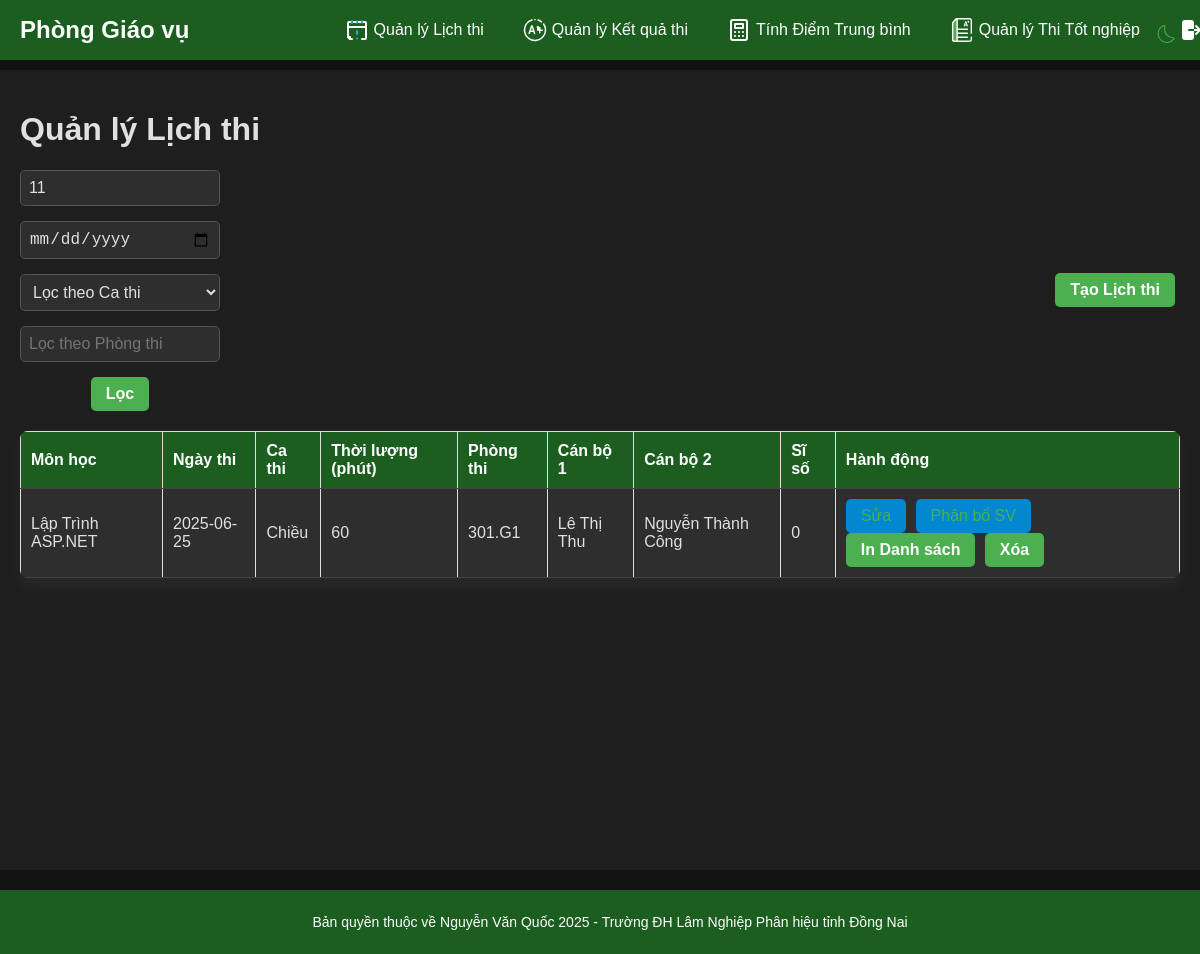
/manage_exam_schedule.php?subject_filter=11 (signed in), run on the app's committed database.
### tables this page shows
CREATE TABLE ExamSchedules (
    scheduleID INTEGER PRIMARY KEY AUTOINCREMENT,
    subjectID INTEGER NOT NULL,
    roomID INTEGER NOT NULL,
    teacherID1 INTEGER NOT NULL,
    teacherID2 INTEGER NOT NULL,
    examDate DATE NOT NULL,
    examShift TEXT NOT NULL,
    duration INTEGER NOT NULL,
    FOREIGN KEY (subjectID) REFERENCES Subjects(subjectID),
    FOREIGN KEY (roomID) REFERENCES ExamRooms(roomID),
    FOREIGN KEY (teacherID1) REFERENCES Teachers(teacherID),
    FOREIGN KEY (teacherID2) REFERENCES Teachers(teacherID)
);

CREATE TABLE Subjects (
    subjectID INTEGER PRIMARY KEY AUTOINCREMENT,
    subjectName TEXT NOT NULL
);

### manage_exam_schedule.php (the view, shortened to what this page needs)
<?php
$db = new SQLite3('data.db');
$whereClause = [];
$filters = [];
if (isset($_GET['subject_filter']) && $_GET['subject_filter'] != '') {
    $whereClause[] = "ExamSchedules.subjectID = :subjectID";
    $filters[':subjectID'] = (int)$_GET['subject_filter'];
}
$query = "SELECT ExamSchedules.*, Subjects.subjectName, ExamRooms.roomName,
          t1.fullName AS teacher1Name, t2.fullName AS teacher2Name,
          (SELECT COUNT(*) FROM ExamSchedule_Student ess WHERE ess.scheduleID = ExamSchedules.scheduleID) AS student_count
          FROM ExamSchedules
          JOIN Subjects ON ExamSchedules.subjectID = Subjects.subjectID
          JOIN ExamRooms ON ExamSchedules.roomID = ExamRooms.roomID
          JOIN Teachers t1 ON ExamSchedules.teacherID1 = t1.teacherID
          JOIN Teachers t2 ON ExamSchedules.teacherID2 = t2.teacherID";
if (!empty($whereClause)) {
    $query .= " WHERE " . implode(" AND ", $whereClause);
}
$stmt = $db->prepare($query);
foreach ($filters as $key => $value) {
    $stmt->bindValue($key, $value, is_int($value) ? SQLITE3_INTEGER : SQLITE3_TEXT);
}
$result = $stmt->execute();
?>
<!DOCTYPE html>
<html lang="en">
<head>
    <link rel="stylesheet" href="styles.css">
</head>
<body>
    <div class="header">
        <h2>Phòng Giáo vụ</h2>
        <ul>
            <li>
                <a href="manage_exam_schedule.php">
                    <span class="tab-label">Quản lý Lịch thi</span>
                </a>
            </li>
            <li>
                <a href="manage_exam_result.php">
                    <span class="tab-label">Quản lý Kết quả thi</span>
                </a>
            </li>
            <li>
                <a href="calculate_average.php">
                    <span class="tab-label">Tính Điểm Trung bình</span>
                </a>
            </li>
            <li>
                <a href="manage_graduation_exam.php">
                    <span class="tab-label">Quản lý Thi Tốt nghiệp</span>
                </a>
            </li>
            <li>
                <a href="index.php">
                </a>
            </li>
        </ul>
    </div>
    <button id="theme-toggle">
    </button>
    <div class="content">
        <h1>Quản lý Lịch thi</h1>
        <div class="filters">
            <form class="filter-group" action="manage_exam_schedule.php" method="get">
                <input list="subjects-filter" name="subject_filter" placeholder="Lọc theo Môn học" value="<?php echo isset($_GET['subject_filter']) ? htmlspecialchars($_GET['subject_filter']) : ''; ?>">
                <input type="date" name="date_filter" placeholder="Lọc theo Ngày thi" value="<?php echo isset($_GET['date_filter']) ? htmlspecialchars($_GET['date_filter']) : ''; ?>">
                <select name="shift_filter">
                    <option value="">Lọc theo Ca thi</option>
                </select>
                <input list="rooms-filter" name="room_filter" placeholder="Lọc theo Phòng thi" value="<?php echo isset($_GET['room_filter']) ? htmlspecialchars($_GET['room_filter']) : ''; ?>">
                <button type="submit">Lọc</button>
            </form>
            <button class="create-btn" data-popup="create-schedule-popup">Tạo Lịch thi</button>
        </div>
        <table>
            <thead>
                <tr>
                    <th>Môn học</th>
                    <th>Ngày thi</th>
                    <th>Ca thi</th>
                    <th>Thời lượng (phút)</th>
                    <th>Phòng thi</th>
                    <th>Cán bộ 1</th>
                    <th>Cán bộ 2</th>
                    <th>Sĩ số</th>
                    <th>Hành động</th>
                </tr>
            </thead>
            <tbody>
                <?php if (!$result): ?>
                    <tr>
                        <td colspan="9">Không có dữ liệu lịch thi.</td>
                    </tr>
                <?php else: ?>
                    <?php while ($row = $result->fetchArray(SQLITE3_ASSOC)): ?>
                        <tr>
                            <td><?php echo htmlspecialchars($row['subjectName']); ?></td>
                            <td><?php echo htmlspecialchars($row['examDate']); ?></td>
                            <td><?php echo htmlspecialchars($row['examShift']); ?></td>
                            <td><?php echo htmlspecialchars($row['duration']); ?></td>
                            <td><?php echo htmlspecialchars($row['roomName']); ?></td>
                            <td><?php echo htmlspecialchars($row['teacher1Name']); ?></td>
                            <td><?php echo htmlspecialchars($row['teacher2Name']); ?></td>
                            <td><?php echo htmlspecialchars($row['student_count']); ?></td>
                            <td>
                                <a href="#" class="create-btn" data-popup="edit-schedule-popup-<?php echo htmlspecialchars($row['scheduleID']); ?>">Sửa</a>
                                <a href="#" class="create-btn" data-popup="assign-student-popup-<?php echo htmlspecialchars($row['scheduleID']); ?>">Phân bổ SV</a>
                                <form action="manage_exam_schedule.php" method="post" style="display:inline;" class="print-form">
                                    <button type="submit" class="create-btn">In Danh sách</button>
                                </form>
                                <form action="manage_exam_schedule.php" method="post" style="display:inline;" onsubmit="return confirm('Bạn có chắc chắn muốn xóa lịch thi này?');">
                                    <button type="submit" class="delete-btn">Xóa</button>
                                </form>
                            </td>
                        </tr>
                    <?php endwhile; ?>
                <?php endif; ?>
            </tbody>
        </table>
    </div>
    <footer>
        <p>Bản quyền thuộc về Nguyễn Văn Quốc 2025 - Trường ĐH Lâm Nghiệp Phân hiệu tỉnh Đồng Nai</p>
    </footer>
</body>
</html>

### styles.css (style rules this page uses)
body { font-family: 'Segoe UI', Arial, sans-serif; margin: 0; padding: 0; background-color: #f4f7f6; color: #333; transition: background-color 0.3s, color 0.3s; }
body.dark-mode { background-color: #121212; color: #e0e0e0; }
form { display: flex; flex-direction: column; gap: 15px; }
input, select { padding: 12px; border: 1px solid #ddd; border-radius: 8px; font-size: 16px; transition: border-color 0.3s, background-color 0.3s; }
body.dark-mode input, body.dark-mode select { background-color: #2e2e2e; color: #e0e0e0; border-color: #555; }
button { padding: 12px; background-color: #2E7D32; color: #fff; border: none; border-radius: 8px; cursor: pointer; font-size: 16px; font-weight: 600; transition: background-color 0.3s, transform 0.1s; }
body.dark-mode button { background-color: #4CAF50; }
.header { width: 100%; background-color: #2E7D32; color: #fff; padding: 10px 20px; position: fixed; top: 0; left: 0; display: flex; justify-content: space-between; align-items: center; z-index: 1000; transition: background-color 0.3s; }
body.dark-mode .header { background-color: #1B5E20; }
.header h2 { margin: 0; font-size: 24px; }
.header ul { list-style: none; padding: 0; margin: 0; display: flex; gap: 15px; align-items: center; flex-wrap: nowrap; }
.header li { display: inline; }
.header a { color: #fff; text-decoration: none; display: flex; align-items: center; gap: 5px; padding: 8px 12px; border-radius: 5px; white-space: nowrap; transition: background-color 0.3s; }
.header a svg { width: 24px; height: 24px; fill: #fff; }
.content { margin-top: 70px; padding: 30px; width: 100%; box-sizing: border-box; background-color: #fff; min-height: 100vh; transition: background-color 0.3s; }
body.dark-mode .content { background-color: #1e1e1e; }
table { width: 100%; border-collapse: collapse; margin-top: 20px; background-color: #fff; box-shadow: 0 8px 16px rgba(0, 0, 0, 0.05); border-radius: 8px; overflow: hidden; }
body.dark-mode table { background-color: #2e2e2e; box-shadow: 0 8px 16px rgba(255, 255, 255, 0.05); }
th, td { padding: 15px; text-align: left; border-bottom: 1px solid #ddd; }
body.dark-mode th, body.dark-mode td { border-bottom: 1px solid #444; }
th { background-color: #2E7D32; color: #fff; font-weight: 600; }
body.dark-mode th { background-color: #1B5E20; }
td a { color: #2E7D32; text-decoration: none; margin-right: 10px; font-weight: 500; transition: color 0.3s; }
body.dark-mode td a { color: #4CAF50; }
.filters { display: flex; justify-content: space-between; align-items: center; margin-bottom: 20px; gap: 15px; }
.filters .filter-group { display: flex; flex-wrap: wrap; gap: 15px; }
.filters .filter-group input { width: 200px; }
footer { text-align: center; padding: 15px; background-color: #2E7D32; color: #fff; width: 100%; font-size: 14px; transition: background-color 0.3s; }
body.dark-mode footer { background-color: #1B5E20; }
#theme-toggle { position: fixed; top: 10px; right: 10px; background: none; border: none; cursor: pointer; z-index: 1001; }
#theme-toggle svg { width: 24px; height: 24px; fill: #2E7D32; }
body.dark-mode #theme-toggle svg { fill: #4CAF50; }

### data on the page
examschedules: subjectID.subjectName "Lập Trình ASP.NET", examDate "2025-06-25", examShift "Chiều", duration "60", roomName "301.G1", teacher1Name "Lê Thị Thu", teacher2Name "Nguyễn Thành Công", student_count "0"
